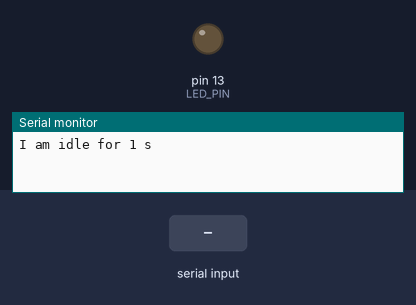
A sketch run on a simulated Arduino Uno, built with avr-gcc and run on an emulated ATmega328P. Parts: output pins drawn as LEDs (lit = HIGH), the last lines printed to the serial monitor. The test bench sets the inputs (shaded band).

Above: at 1.2 s.
1.3 s: "1" received over Serial
At 3.1 s:
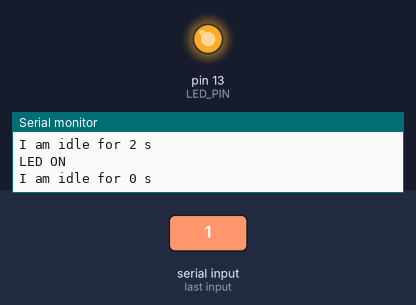
3.5 s: "0" received over Serial
At 4.7 s:
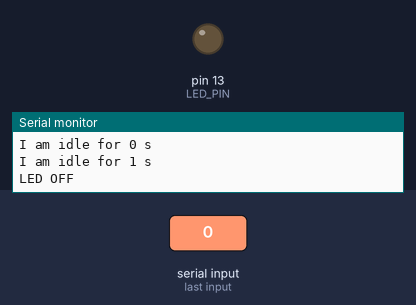
Timing chart, 0 to 6.5 s (numbered marks = the images above; inputs shaded):
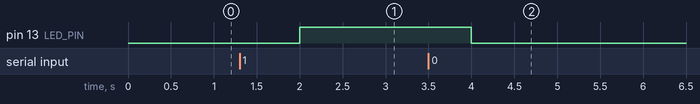

Measured:
- after the input at 1.3 s, pin 13 (LED_PIN): LOW → HIGH after 0.70 s
- after the input at 3.5 s, pin 13 (LED_PIN): HIGH → LOW after 0.50 s

The sketch:

serial_port.ino
```cpp
int LED_PIN = LED_BUILTIN;
char command;
int time_idle =1;

void setup() {
    pinMode(LED_PIN,OUTPUT);
    Serial.begin(9600);
}

void loop() {
    if (Serial.available()>0){
        command = Serial.read();
        time_idle=0;
        if (command=='1'){
            digitalWrite(LED_PIN,HIGH);
            Serial.println("LED ON");
        } else if (command=='0'){
            digitalWrite(LED_PIN,LOW);
            Serial.println("LED OFF");
        }
    } else{
        delay(1000);
        Serial.print("I am idle for ");
        Serial.print(time_idle);
        Serial.println(" s");
        time_idle+=1;
    }

}
```
